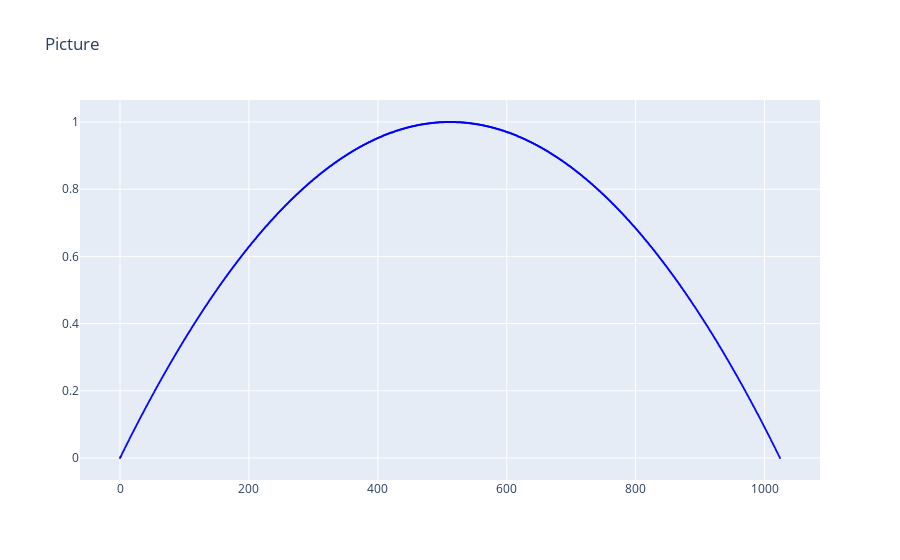

Notebook code cell kept with this figure:
### Markdown cell above
Для $j = 2$:

### Code cell
j = 2

R = []
for n in [0, 1, *list(range(1, N, 1)), N]:
    p = 1 - get_P_of_0(j, n, N)
    R.append((n, p))

show([[[(x[0], x[1]) for x in R], 'blue', 1]], marker_size=2)

### Figure 1 — Plotly figure (JSON) as saved in the notebook; plotly's stock layout.template omitted (floating-point values rounded to 4 significant figures; data arrays with more than 128 entries replaced by an {"elided": "..."} marker saying what was removed)
{"data": [{"marker": {"color": "blue", "size": 2}, "mode": "markers", "opacity": 1, "type": "scatter", "x": {"elided": "1026 int values"}, "y": {"elided": "1026 float values"}}], "layout": {"title": {"text": "Picture"}, "xaxis": {"zeroline": false}, "yaxis": {"zeroline": false}}}
